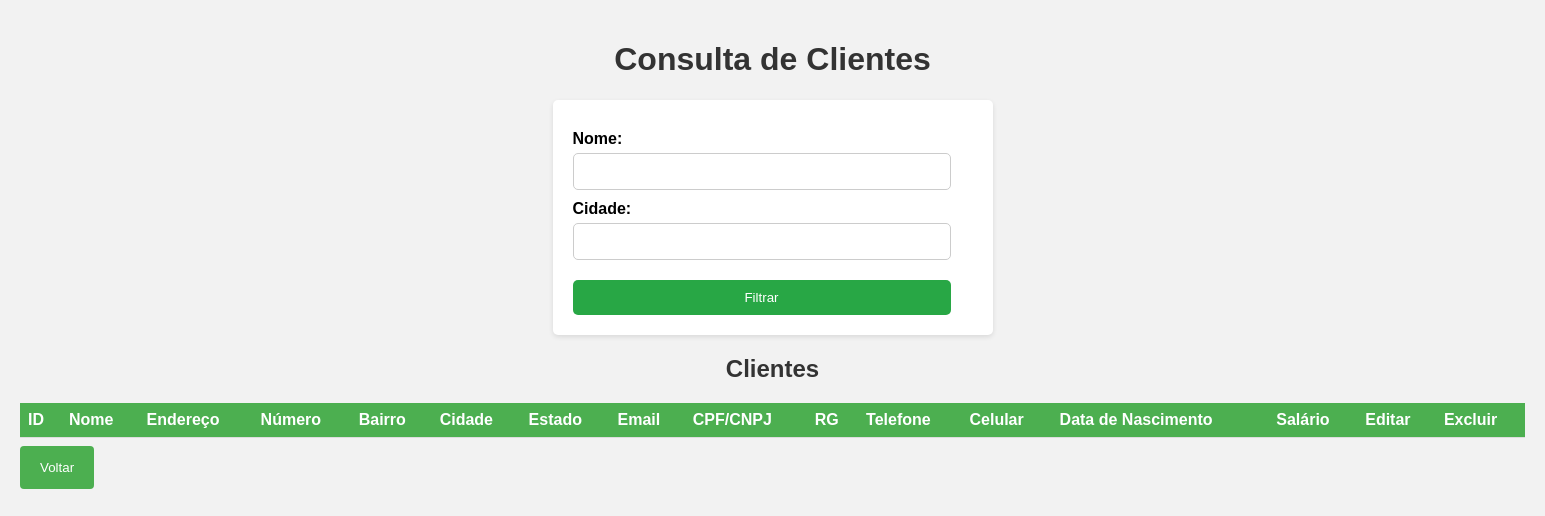
The app's page /ConsultarCliente.php, older data.
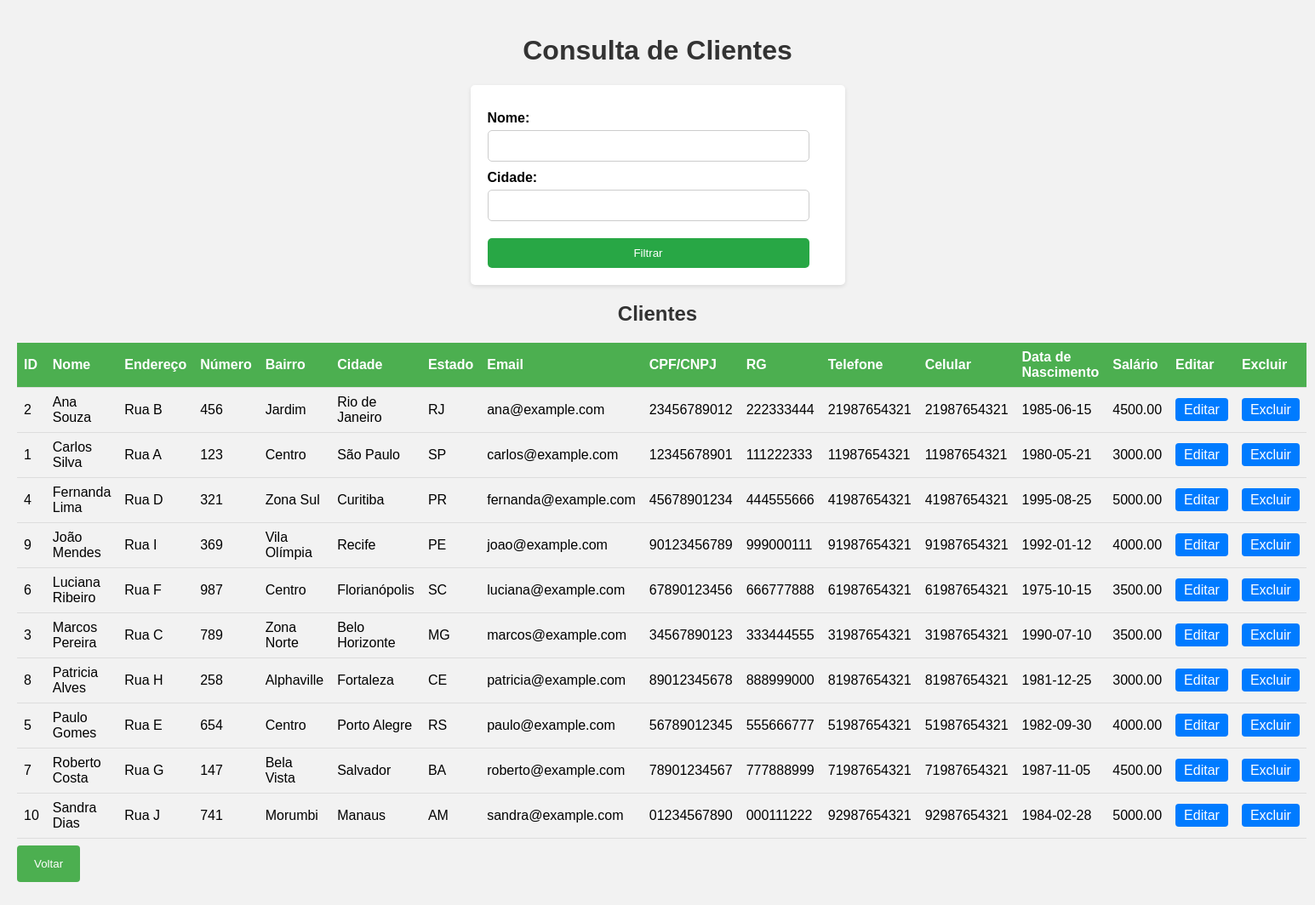
The same page, newer data.
### tables this page shows
CREATE TABLE clientes (
  id INTEGER PRIMARY KEY AUTO_INCREMENT,
  nome VARCHAR(100) NOT NULL,
  endereco VARCHAR(100) NOT NULL,
  numero VARCHAR(10) NOT NULL,
  bairro VARCHAR(50) NOT NULL,
  cidade VARCHAR(80) NOT NULL,
  estado CHAR(2) NOT NULL,
  email VARCHAR(100),
  cpf_cnpj VARCHAR(14) NOT NULL,
  rg VARCHAR(11) NOT NULL,
  telefone VARCHAR(15),
  celular VARCHAR(15) NOT NULL,
  data_nasc DATE NOT NULL,
  salario NUMERIC(10,2) NOT NULL
) ENGINE INNODB;

### WEB/ConsultarCliente.php (the view, shortened to what this page needs)
<!DOCTYPE html>
<html lang="pt-br">
<head>
</head>
<body>
    <h1>Consulta de Clientes</h1>
    <form method="post" action="">
        <label for="nome">Nome:</label>
        <input type="text" id="nome" name="nome">
        <label for="cidade">Cidade:</label>
        <input type="text" id="cidade" name="cidade">
        <input type="submit" value="Filtrar">
    </form>
    <div class="container">
        <h2>Clientes</h2>
        <table>
            <tr>
                <th>ID</th>
                <th>Nome</th>
                <th>Endereço</th>
                <th>Número</th>
                <th>Bairro</th>
                <th>Cidade</th>
                <th>Estado</th>
                <th>Email</th>
                <th>CPF/CNPJ</th>
                <th>RG</th>
                <th>Telefone</th>
                <th>Celular</th>
                <th>Data de Nascimento</th>
                <th>Salário</th>
                <th>Editar</th>
                <th>Excluir</th>
            </tr>
            <?php
                include('ConexaoBD.php');
                $query = "SELECT * FROM clientes";
                $query .= " ORDER BY nome";
                $resu = mysqli_query($con, $query) or die(mysqli_error($con));
                while ($reg = mysqli_fetch_assoc($resu)) {
                    echo "<tr>";
                    foreach ($reg as $coluna => $valor) {
                        echo "<td>$valor</td>";
                    }
                    echo "<td><a href='AlterarCliente.php?id=". $reg['id'] . "'>Editar</a></td>";
                    echo "<td><a href='DeletarCliente.php?id=". $reg['id'] . "'>Excluir</a></td>";
                    echo "</tr>";
                }
            ?>
        </table>
    </div>
    <button id="btnVoltar" onclick="window.location='Clientes.php'">Voltar</button>
</body>
</html>

### WEB/ConsultarCliente.php (style rules this page uses)
body { font-family: Arial, sans-serif; background-color: #f2f2f2; margin: 0; padding: 20px; }
h1, h2 { text-align: center; color: #333; }
form { background-color: #fff; padding: 20px; border-radius: 5px; box-shadow: 0 2px 5px rgba(0, 0, 0, 0.1); max-width: 400px; margin: 0 auto; }
label { display: block; margin-top: 10px; font-weight: bold; }
input[type="text"], input[type="submit"] { width: calc(100% - 22px); padding: 10px; margin-top: 5px; border-radius: 5px; border: 1px solid #ccc; box-sizing: border-box; }
input[type="submit"] { background-color: #28a745; color: white; border: none; cursor: pointer; margin-top: 20px; }
table { width: 100%; border-collapse: collapse; margin-top: 20px; }
th, td { padding: 8px; text-align: left; border-bottom: 1px solid #ddd; }
th { background-color: #4CAF50; color: white; }
a { text-decoration: none; color: #007bff; padding: 5px 10px; border-radius: 4px; background-color: #007bff; color: white; }
#btnVoltar { background-color: #4CAF50; color: white; padding: 14px 20px; margin: 8px 0; border: none; border-radius: 4px; cursor: pointer; margin-bottom: 20px; }

Row changes from the older to the newer data that the page shows:
added clientes: id "2", nome "Ana Souza", endereco "Rua B", numero "456", bairro "Jardim", cidade "Rio de Janeiro", estado "RJ", email "ana@example.com", cpf_cnpj "23456789012", rg "222333444", telefone "21987654321", celular "21987654321", data_nasc "1985-06-15", salario "4500.00"
added clientes: id "1", nome "Carlos Silva", endereco "Rua A", numero "123", bairro "Centro", cidade "São Paulo", estado "SP", email "carlos@example.com", cpf_cnpj "12345678901", rg "111222333", telefone "11987654321", celular "11987654321", data_nasc "1980-05-21", salario "3000.00"
added clientes: id "4", nome "Fernanda Lima", endereco "Rua D", numero "321", bairro "Zona Sul", cidade "Curitiba", estado "PR", email "fernanda@example.com", cpf_cnpj "45678901234", rg "444555666", telefone "41987654321", celular "41987654321", data_nasc "1995-08-25", salario "5000.00"
added clientes: id "9", nome "João Mendes", endereco "Rua I", numero "369", bairro "Vila Olímpia", cidade "Recife", estado "PE", email "joao@example.com", cpf_cnpj "90123456789", rg "999000111", telefone "91987654321", celular "91987654321", data_nasc "1992-01-12", salario "4000.00"
added clientes: id "6", nome "Luciana Ribeiro", endereco "Rua F", numero "987", bairro "Centro", cidade "Florianópolis", estado "SC", email "luciana@example.com", cpf_cnpj "67890123456", rg "666777888", telefone "61987654321", celular "61987654321", data_nasc "1975-10-15", salario "3500.00"
added clientes: id "3", nome "Marcos Pereira", endereco "Rua C", numero "789", bairro "Zona Norte", cidade "Belo Horizonte", estado "MG", email "marcos@example.com", cpf_cnpj "34567890123", rg "333444555", telefone "31987654321", celular "31987654321", data_nasc "1990-07-10", salario "3500.00"
added clientes: id "8", nome "Patricia Alves", endereco "Rua H", numero "258", bairro "Alphaville", cidade "Fortaleza", estado "CE", email "patricia@example.com", cpf_cnpj "89012345678", rg "888999000", telefone "81987654321", celular "81987654321", data_nasc "1981-12-25", salario "3000.00"
added clientes: id "5", nome "Paulo Gomes", endereco "Rua E", numero "654", bairro "Centro", cidade "Porto Alegre", estado "RS", email "paulo@example.com", cpf_cnpj "56789012345", rg "555666777", telefone "51987654321", celular "51987654321", data_nasc "1982-09-30", salario "4000.00"
added clientes: id "7", nome "Roberto Costa", endereco "Rua G", numero "147", bairro "Bela Vista", cidade "Salvador", estado "BA", email "roberto@example.com", cpf_cnpj "78901234567", rg "777888999", telefone "71987654321", celular "71987654321", data_nasc "1987-11-05", salario "4500.00"
added clientes: id "10", nome "Sandra Dias", endereco "Rua J", numero "741", bairro "Morumbi", cidade "Manaus", estado "AM", email "sandra@example.com", cpf_cnpj "01234567890", rg "000111222", telefone "92987654321", celular "92987654321", data_nasc "1984-02-28", salario "5000.00"
